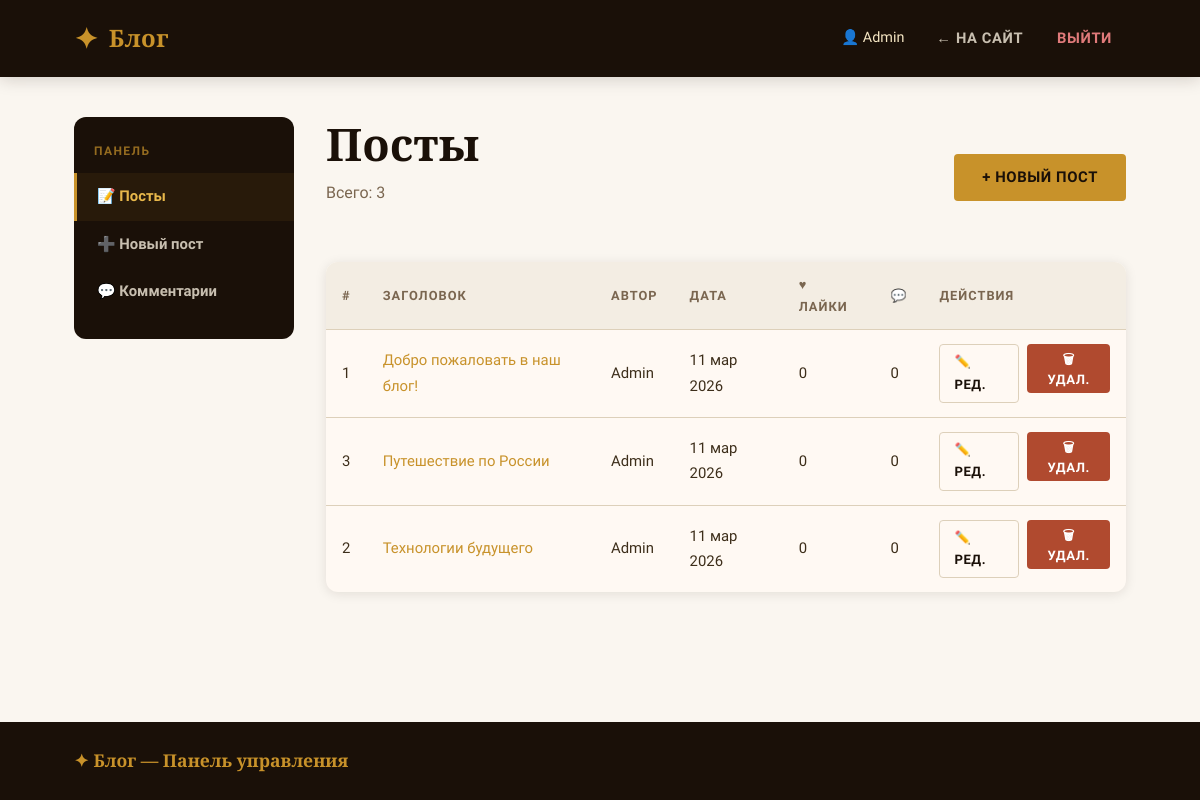
Screenshot of /admin/posts.php (signed in) with the database file from the repository.
### tables this page shows
CREATE TABLE IF NOT EXISTS posts (
    id INT AUTO_INCREMENT PRIMARY KEY,
    title VARCHAR(255) NOT NULL,
    content TEXT NOT NULL,
    image VARCHAR(255) DEFAULT NULL,
    author_id INT NOT NULL,
    likes INT DEFAULT 0,
    created_at TIMESTAMP DEFAULT CURRENT_TIMESTAMP,
    updated_at TIMESTAMP DEFAULT CURRENT_TIMESTAMP ON UPDATE CURRENT_TIMESTAMP,
    FOREIGN KEY (author_id) REFERENCES users(id) ON DELETE CASCADE
);

CREATE TABLE IF NOT EXISTS users (
    id INT AUTO_INCREMENT PRIMARY KEY,
    name VARCHAR(100) NOT NULL,
    email VARCHAR(255) NOT NULL UNIQUE,
    password VARCHAR(255) NOT NULL,
    role ENUM('user', 'admin') DEFAULT 'user',
    created_at TIMESTAMP DEFAULT CURRENT_TIMESTAMP
);

### includes/functions.php (called while the page is built, shortened)
<?php
function h($str) {
    return htmlspecialchars($str, ENT_QUOTES, 'UTF-8');
}
function formatDate($dateStr) {
    $date = new DateTime($dateStr);
    $months = ['янв','фев','мар','апр','май','июн','июл','авг','сен','окт','ноя','дек'];
    return $date->format('d') . ' ' . $months[(int)$date->format('m') - 1] . ' ' . $date->format('Y');
}

### admin/posts.php (the view, shortened to what this page needs)
<?php
require_once 'header.php';
$pdo = getDB();
$posts = $pdo->query("
    SELECT p.id, p.title, p.created_at, p.likes, u.name AS author_name,
           (SELECT COUNT(*) FROM comments c WHERE c.post_id = p.id) AS comment_count
    FROM posts p JOIN users u ON p.author_id = u.id
    ORDER BY p.created_at DESC
")->fetchAll();
?>
<div class="admin-header">
    <div>
        <h1 class="page-title">Посты</h1>
        <p class="page-subtitle">Всего: <?= count($posts) ?></p>
    </div>
    <a href="posts_form.php" class="btn btn-primary">+ Новый пост</a>
</div>
<?php if (empty($posts)): ?>
<div class="empty-state">
    <div class="empty-state-icon">📝</div>
    <p>Постов ещё нет. <a href="posts_form.php">Создать первый</a></p>
</div>
<?php else: ?>
<table class="data-table">
    <thead>
        <tr>
            <th>#</th>
            <th>Заголовок</th>
            <th>Автор</th>
            <th>Дата</th>
            <th>♥ Лайки</th>
            <th>💬</th>
            <th>Действия</th>
        </tr>
    </thead>
    <tbody>
        <?php foreach ($posts as $post): ?>
        <tr>
            <td><?= $post['id'] ?></td>
            <td>
                <a href="../post.php?id=<?= $post['id'] ?>" target="_blank">
                    <?= h(mb_strimwidth($post['title'], 0, 50, '…')) ?>
                </a>
            </td>
            <td><?= h($post['author_name']) ?></td>
            <td><?= formatDate($post['created_at']) ?></td>
            <td><?= (int)$post['likes'] ?></td>
            <td><?= (int)$post['comment_count'] ?></td>
            <td>
                <div class="td-actions">
                    <a href="posts_form.php?id=<?= $post['id'] ?>" class="btn btn-outline btn-sm">✏️ Ред.</a>
                    <form method="POST" onsubmit="return confirm('Удалить пост и все его комментарии?')">
                        <button type="submit" class="btn btn-danger btn-sm">🗑 Удал.</button>
                    </form>
                </div>
            </td>
        </tr>
        <?php endforeach; ?>
    </tbody>
</table>
<?php endif; ?>
<?php require_once 'footer.php'; ?>

### assets/css/style.css (style rules this page uses)
:root { --ink: #1a1008; --ink-mid: #3d2e1a; --ink-light: #7a6650; --parchment: #faf6f0; --cream: #f3ede3; --warm-white: #fff9f3; --gold: #c8922a; --gold-light: #e8b84b; --gold-pale: #f5e6c3; --rust: #b04a2f; --sage: #5a7a5f; --border: #ddd0ba; --shadow: rgba(26,16,8,0.10); --shadow-md: rgba(26,16,8,0.18); --radius: 4px; --radius-lg: 12px; --font-display: 'Playfair Display', Georgia, serif; --font-body: 'Source Sans 3', 'Segoe UI', sans-serif; --transition: 0.22s ease; }
*, *::before, *::after { box-sizing: border-box; margin: 0; padding: 0; }
html { font-size: 16px; scroll-behavior: smooth; }
body { font-family: var(--font-body); background: var(--parchment); color: var(--ink); line-height: 1.7; min-height: 100vh; display: flex; flex-direction: column; }
a { color: var(--gold); text-decoration: none; transition: color var(--transition); }
.page-title { font-family: var(--font-display); font-size: clamp(1.8rem, 4vw, 2.8rem); font-weight: 900; color: var(--ink); margin-bottom: 8px; line-height: 1.2; }
.page-subtitle { color: var(--ink-light); font-size: 1rem; margin-bottom: 32px; }
.btn { display: inline-flex; align-items: center; justify-content: center; gap: 8px; padding: 11px 28px; border-radius: var(--radius); font-size: 0.93rem; font-weight: 700; letter-spacing: 0.04em; font-family: var(--font-body); cursor: pointer; border: none; transition: all var(--transition); text-transform: uppercase; }
.btn-primary { background: var(--gold); color: var(--ink); }
.btn-danger { background: var(--rust); color: #fff; }
.btn-outline { background: transparent; color: var(--ink); border: 1.5px solid var(--border); }
.btn-sm { padding: 6px 14px; font-size: 0.82rem; }
.admin-header { display: flex; align-items: center; justify-content: space-between; margin-bottom: 24px; flex-wrap: wrap; gap: 12px; }
.data-table { width: 100%; border-collapse: collapse; background: var(--warm-white); border-radius: var(--radius-lg); overflow: hidden; box-shadow: 0 2px 12px var(--shadow); }
.data-table th { background: var(--cream); padding: 12px 16px; font-size: 0.8rem; font-weight: 700; letter-spacing: 0.08em; text-transform: uppercase; color: var(--ink-light); text-align: left; border-bottom: 1px solid var(--border); }
.data-table td { padding: 14px 16px; border-bottom: 1px solid var(--border); font-size: 0.93rem; color: var(--ink-mid); vertical-align: middle; }
.data-table tr:last-child td { border-bottom: none; }
.data-table .td-actions { display: flex; gap: 8px; }

### rows the page displays
posts: id "1", title "Добро пожаловать в наш блог!", author.name "Admin", created_at "11 мар 2026", likes "0", comment_count "0"
posts: id "3", title "Путешествие по России", author.name "Admin", created_at "11 мар 2026", likes "0", comment_count "0"
posts: id "2", title "Технологии будущего", author.name "Admin", created_at "11 мар 2026", likes "0", comment_count "0"

### other values shown
$_SESSION['name'] "Admin"
count($posts) "3"
